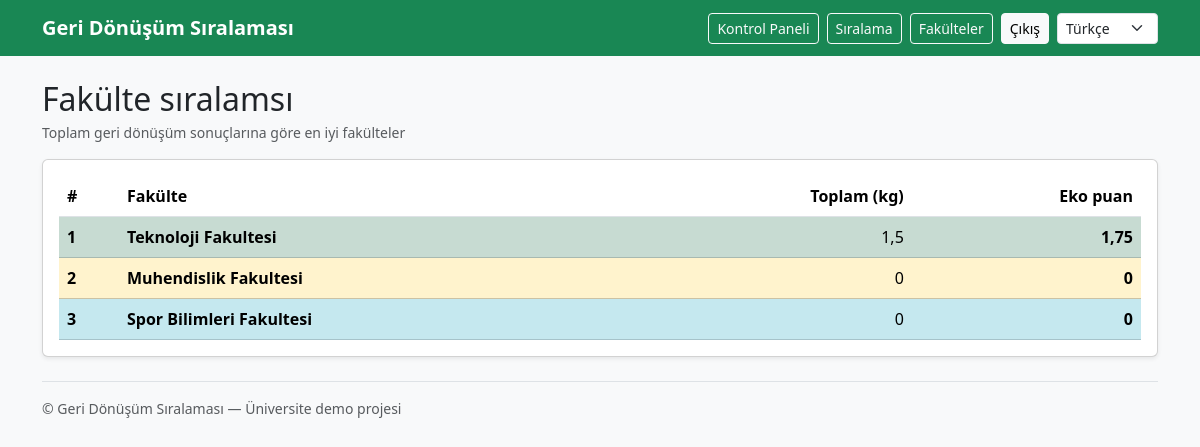
/faculties/ (signed in), run on the app's committed database.
### core/models.py (models this page shows, shortened)
class Faculty(models.Model):
    name = models.CharField(max_length=120, unique=True)

### core/views.py (the view)
# urls.py: path("faculties/", leaderboard_faculties_view, name="leaderboard_faculties"),
@login_required
def leaderboard_faculties_view(request):
    faculties = Faculty.objects.all()
    data = []
    for faculty in faculties:
        qs = WasteEntry.objects.filter(user__profile__faculty=faculty)
        total_kg = qs.aggregate(total=Sum("weight_kg"))["total"] or 0
        by_cat = qs.values("category").annotate(total=Sum("weight_kg"))
        eco_score = 0
        for row in by_cat:
            eco_score += (row["total"] or 0) * coef(row["category"])
        data.append({
            "faculty": faculty,
            "total_kg": total_kg,
            "eco_score": eco_score,
        })
    data.sort(key=lambda x: (x["eco_score"], x["total_kg"]), reverse=True)
    return render(
        request,
        "core/leaderboard_faculties.html",
        {"rows": data},
    )

### core/services.py (called while the page is built)
def coef(category: str) -> Decimal:
    return COEFFICIENTS.get(category, Decimal("1.0"))

### core/templates/core/leaderboard_faculties.html
{% extends "core/base.html" %}
{% load i18n %}
{% block content %}
<div class="d-flex justify-content-between align-items-center mb-3">
  <div>
    <h2 class="mb-1">{% trans "Faculty leaderboard" %}</h2>
    <div class="text-muted small">{% trans "Top faculties by total recycling results." %}</div>
  </div>
</div>
<div class="card shadow-sm">
  <div class="card-body">
    <div class="table-responsive">
      <table class="table table-striped table-hover align-middle mb-0">
        <thead>
          <tr>
            <th style="width: 60px;">#</th>
            <th>{% trans "Faculty" %}</th>
            <th class="text-end">{% trans "Total (kg)" %}</th>
            <th class="text-end">{% trans "Eco-score" %}</th>
          </tr>
        </thead>
        <tbody>
          {% for r in rows %}
          <tr class="{% if forloop.counter == 1 %}table-success{% elif forloop.counter == 2 %}table-warning{% elif forloop.counter == 3 %}table-info{% endif %}">
            <td class="fw-bold">{{ forloop.counter }}</td>
            <td>
              <div class="fw-semibold">{{ r.faculty.name }}</div>
            </td>
            <td class="text-end">{{ r.total_kg }}</td>
            <td class="text-end fw-semibold">{{ r.eco_score }}</td>
          </tr>
          {% empty %}
          <tr>
            <td colspan="4" class="text-muted">{% trans "No data" %}</td>
          </tr>
          {% endfor %}
        </tbody>
      </table>
    </div>
  </div>
</div>
{% endblock %}

### data on the page
Faculty: faculty.name "Teknoloji Fakultesi", total_kg "1,5", eco_score "1,75"
Faculty: faculty.name "Muhendislik Fakultesi", total_kg "0", eco_score "0"
Faculty: faculty.name "Spor Bilimleri Fakultesi", total_kg "0", eco_score "0"
